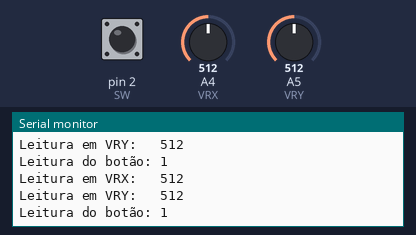
This sketch was run on a simulated Arduino Uno, built with avr-gcc and run on an emulated ATmega328P. Parts: the last lines printed to the serial monitor. Inputs (shaded band) come from the test bench; at power-on: A4 (VRX) = 512, A5 (VRY) = 512, pin 2 (SW) HIGH.

Above: at 1.3 s.
1.4 s: A4 (VRX) set to 716
At 1.83 s:
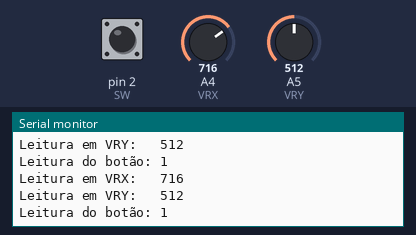
2.9 s: A5 (VRY) set to 716
At 3.34 s:
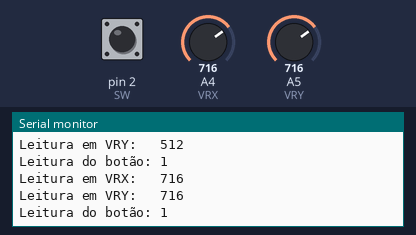
4.4 s: pin 2 (SW) pulled LOW for 0.6 s
At 4.84 s:
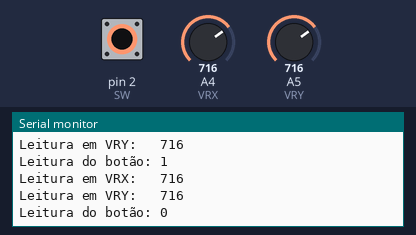
6.5 s: A4 (VRX) set to 900
At 6.84 s:
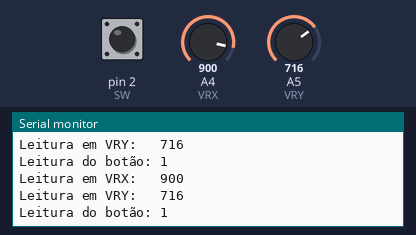
8.0 s: A5 (VRY) set to 900
At 8.35 s:
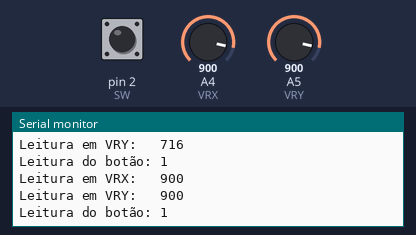
Timing chart, 0 to 11.0 s (numbered marks = the images above; inputs shaded):
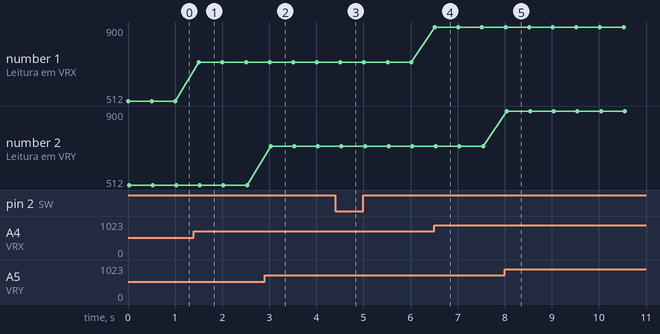

The sketch:

joystick.ino
```cpp
const int VRX = A4;
const int VRY = A5;
const int SW = 2;

int leitura_botao = 0, leitura_VRX, leitura_VRY;

void setup() {
  Serial.begin(9600);
  pinMode(VRX, INPUT);
  pinMode(VRY, INPUT);
  pinMode(SW, INPUT_PULLUP);
}

void loop() {
  leitura_VRX = analogRead(VRX);
  leitura_VRY = analogRead(VRY);
  leitura_botao = digitalRead(SW);

  Serial.print("Leitura em VRX: ");
  Serial.print("\t");
  Serial.print(leitura_VRX);
  Serial.print("\t");
  Serial.print("\n");

  Serial.print("Leitura em VRY: ");
  Serial.print("\t");
  Serial.print(leitura_VRY);
  Serial.print("\t");

  Serial.print("\n");

  Serial.print("Leitura do botão: ");
  Serial.print(leitura_botao);
  Serial.print("\n");

  delay(500);
}
```

Measured:
- after the input at 1.4 s, the serial monitor: prints a new line after 0.10 s (image 1)
- after the input at 2.9 s, the serial monitor: prints a new line after 0.13 s (image 2)
- after the input at 4.4 s, the serial monitor: prints a new line after 0.16 s (image 3)
- after the input at 6.5 s, the serial monitor: prints a new line at once (image 4)
- after the input at 8.0 s, the serial monitor: prints a new line at once (image 5)
- plotted number 1: 512 → 716 after the input at 1.4 s, 716 → 900 after the input at 6.5 s
